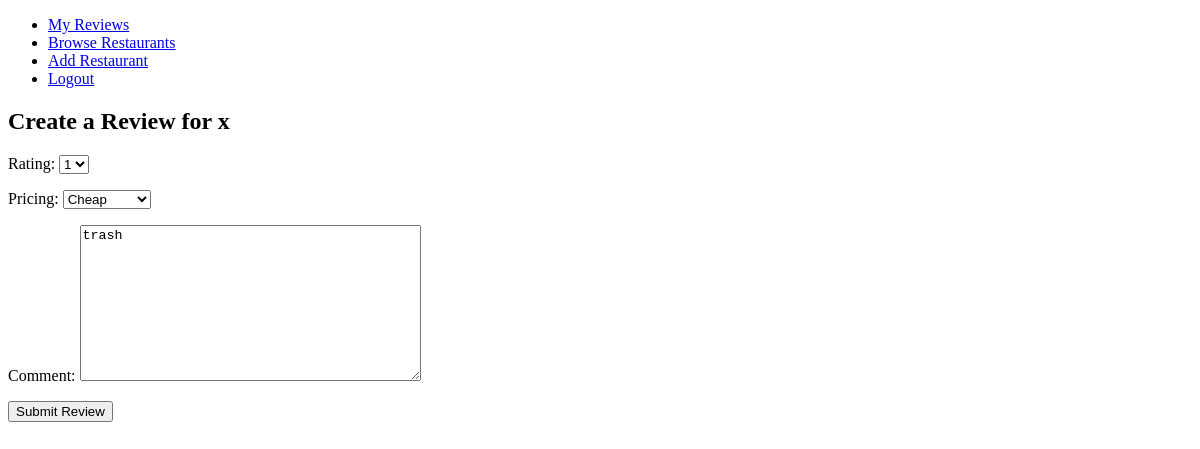
Before: /create-review/6/ (signed in) with the older database file.
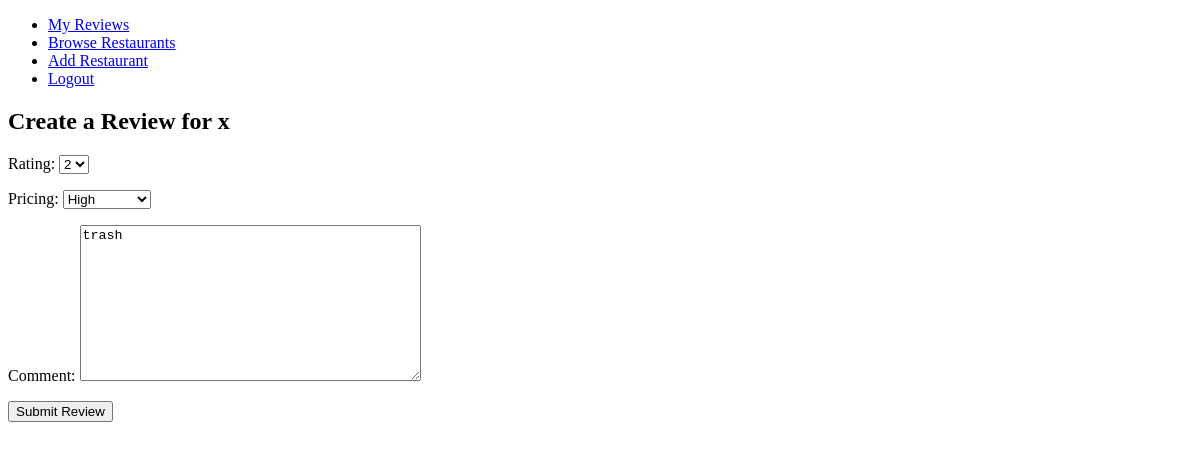
After: the same page with the newer database file.
### reviews/models.py (models this page shows, shortened)
class Review(models.Model):
    RATINGS_OPTIONS: List[Tuple[int, str]] = [
        (1, '1'),
        (2, '2'),
        (3, '3'),
        (4, '4'),
        (5, '5'),
    ]
    PRICING_CATEGORY_OPTION: List[Tuple[str, str]] = [
        ('cheap', 'Cheap'),
        ('moderate', 'Moderate'),
        ('high', 'High'),
        ('overpriced', 'Overpriced'),
    ]
    restaurant = models.ForeignKey(Restaurant, on_delete=models.CASCADE)
    customer = models.ForeignKey(get_user_model(), on_delete=models.CASCADE)
    created = models.DateTimeField(auto_now_add=True)
    rating = models.IntegerField(max_length=1, choices=RATINGS_OPTIONS, default=3)
    pricing = models.CharField(max_length=30, choices=PRICING_CATEGORY_OPTION, default='moderate')
    comment = models.TextField(max_length=500, blank=True, null=True)
    class Meta:
        unique_together = ['restaurant', 'customer']

### reviews/views.py (the view)
# urls.py: path('create-review/<int:restaurant_id>/', create_review, name='create_review'),
@login_required
def create_review(request, restaurant_id):
    restaurant = get_object_or_404(Restaurant, id=restaurant_id)
    user_review = Review.objects.filter(restaurant=restaurant, customer=request.user).first()
    if request.method == 'POST':
        form = ReviewForm(request.POST, instance=user_review)
        if form.is_valid():
            review = form.save(commit=False)
            review.customer = request.user
            review.restaurant = restaurant
            review.save()
            return redirect('restaurant_detail', restaurant_id=restaurant.id)
    else:
        form = ReviewForm(instance=user_review)
    return render(request, 'reviews/create_review.html', {'restaurant': restaurant, 'form': form})

### reviews/forms.py
class ReviewForm(forms.ModelForm):
    class Meta:
        model = Review
        fields = ['rating', 'pricing', 'comment']

### reviews/templates/reviews/create_review.html (shortened to what this page needs)
<!DOCTYPE html>
<html lang="en">
<head>
</head>
<body>
{% extends 'main.html' %}
{% block content %}
<h2>Create a Review for {{ restaurant.name }}</h2>
<form method="post" action="">
    {{ form.as_p }}
    <button type="submit">Submit Review</button>
</form>
{% endblock content %}

Changed rows visible on the page:
changed Review "trash": rating "1" → "2"; pricing "Cheap" → "High"
